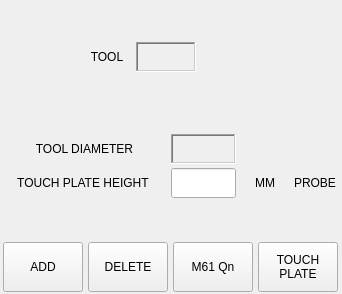
    <widget class="QWidget" name="tool_page">
     <layout class="QVBoxLayout" name="verticalLayout_50">
      <property name="spacing">
       <number>4</number>
      </property>
      <property name="leftMargin">
       <number>2</number>
      </property>
      <property name="topMargin">
       <number>2</number>
      </property>
      <property name="rightMargin">
       <number>2</number>
      </property>
      <property name="bottomMargin">
       <number>2</number>
      </property>
      <item>
       <spacer name="verticalSpacer_7">
        <property name="orientation">
         <enum>Qt::Vertical</enum>
        </property>
        <property name="sizeHint" stdset="0">
         <size>
          <width>20</width>
          <height>40</height>
         </size>
        </property>
       </spacer>
      </item>
      <item>
       <layout class="QHBoxLayout" name="horizontalLayout_30">
        <property name="spacing">
         <number>4</number>
        </property>
        <item>
         <widget class="QLabel" name="label_60">
          <property name="sizePolicy">
           <sizepolicy hsizetype="Preferred" vsizetype="Preferred">
            <horstretch>0</horstretch>
            <verstretch>0</verstretch>
           </sizepolicy>
          </property>
          <property name="minimumSize">
           <size>
            <width>0</width>
            <height>0</height>
           </size>
          </property>
          <property name="text">
           <string/>
          </property>
         </widget>
        </item>
        <item>
         <widget class="QLabel" name="label_58">
          <property name="sizePolicy">
           <sizepolicy hsizetype="Fixed" vsizetype="Fixed">
            <horstretch>0</horstretch>
            <verstretch>0</verstretch>
           </sizepolicy>
          </property>
          <property name="minimumSize">
           <size>
            <width>50</width>
            <height>30</height>
           </size>
          </property>
          <property name="maximumSize">
           <size>
            <width>50</width>
            <height>30</height>
           </size>
          </property>
          <property name="text">
           <string>TOOL</string>
          </property>
          <property name="alignment">
           <set>Qt::AlignCenter</set>
          </property>
         </widget>
        </item>
        <item>
         <widget class="StatusLabel" name="statuslabel_2">
          <property name="sizePolicy">
           <sizepolicy hsizetype="Fixed" vsizetype="Fixed">
            <horstretch>0</horstretch>
            <verstretch>0</verstretch>
           </sizepolicy>
          </property>
          <property name="minimumSize">
           <size>
            <width>60</width>
            <height>30</height>
           </size>
          </property>
          <property name="maximumSize">
           <size>
            <width>60</width>
            <height>30</height>
           </size>
          </property>
          <property name="frameShape">
           <enum>QFrame::WinPanel</enum>
          </property>
          <property name="frameShadow">
           <enum>QFrame::Sunken</enum>
          </property>
          <property name="alignment">
           <set>Qt::AlignCenter</set>
          </property>
          <property name="tool_number_status" stdset="0">
           <bool>true</bool>
          </property>
         </widget>
        </item>
        <item>
         <widget class="QLabel" name="label_59">
          <property name="sizePolicy">
           <sizepolicy hsizetype="Fixed" vsizetype="Preferred">
            <horstretch>0</horstretch>
            <verstretch>0</verstretch>
           </sizepolicy>
          </property>
          <property name="minimumSize">
           <size>
            <width>140</width>
            <height>0</height>
           </size>
          </property>
          <property name="text">
           <string/>
          </property>
         </widget>
        </item>
       </layout>
      </item>
      <item>
       <spacer name="verticalSpacer_32">
        <property name="orientation">
         <enum>Qt::Vertical</enum>
        </property>
        <property name="sizeType">
         <enum>QSizePolicy::Preferred</enum>
        </property>
        <property name="sizeHint" stdset="0">
         <size>
          <width>20</width>
          <height>20</height>
         </size>
        </property>
       </spacer>
      </item>
      <item>
       <layout class="QHBoxLayout" name="horizontalLayout_28">
        <property name="spacing">
         <number>4</number>
        </property>
        <property name="topMargin">
         <number>0</number>
        </property>
        <item>
         <widget class="QLabel" name="label_2">
          <property name="text">
           <string/>
          </property>
          <property name="pixmap">
           <pixmap resource="../../my-qtdragron/qtdragon/qtdragon.qrc">:/images/images/atc_spindle_tool.png</pixmap>
          </property>
          <property name="alignment">
           <set>Qt::AlignBottom|Qt::AlignHCenter</set>
          </property>
         </widget>
        </item>
       </layout>
      </item>
      <item>
       <spacer name="verticalSpacer_28">
        <property name="orientation">
         <enum>Qt::Vertical</enum>
        </property>
        <property name="sizeType">
         <enum>QSizePolicy::Preferred</enum>
        </property>
        <property name="sizeHint" stdset="0">
         <size>
          <width>20</width>
          <height>20</height>
         </size>
        </property>
       </spacer>
      </item>
      <item>
       <widget class="QWidget" name="widget_tool_diameter" native="true">
        <layout class="QHBoxLayout" name="horizontalLayout_16">
         <property name="spacing">
          <number>4</number>
         </property>
         <property name="leftMargin">
          <number>0</number>
         </property>
         <property name="topMargin">
          <number>0</number>
         </property>
         <property name="rightMargin">
          <number>0</number>
         </property>
         <property name="bottomMargin">
          <number>0</number>
         </property>
         <item>
          <widget class="QLabel" name="label_10">
           <property name="sizePolicy">
            <sizepolicy hsizetype="Preferred" vsizetype="Preferred">
             <horstretch>0</horstretch>
             <verstretch>0</verstretch>
            </sizepolicy>
           </property>
           <property name="minimumSize">
            <size>
             <width>165</width>
             <height>0</height>
            </size>
           </property>
           <property name="maximumSize">
            <size>
             <width>165</width>
             <height>16777215</height>
            </size>
           </property>
           <property name="text">
            <string>TOOL DIAMETER</string>
           </property>
           <property name="alignment">
            <set>Qt::AlignCenter</set>
           </property>
          </widget>
         </item>
         <item>
          <widget class="StatusLabel" name="status_tool_dia">
           <property name="sizePolicy">
            <sizepolicy hsizetype="Fixed" vsizetype="Fixed">
             <horstretch>0</horstretch>
             <verstretch>0</verstretch>
            </sizepolicy>
           </property>
           <property name="minimumSize">
            <size>
             <width>65</width>
             <height>30</height>
            </size>
           </property>
           <property name="maximumSize">
            <size>
             <width>60</width>
             <height>30</height>
            </size>
           </property>
           <property name="frameShape">
            <enum>QFrame::WinPanel</enum>
           </property>
           <property name="frameShadow">
            <enum>QFrame::Sunken</enum>
           </property>
           <property name="alignment">
            <set>Qt::AlignCenter</set>
           </property>
           <property name="textTemplate" stdset="0">
            <string>%5.3f</string>
           </property>
           <property name="alt_textTemplate" stdset="0">
            <string>%10.3f</string>
           </property>
           <property name="tool_diameter_status" stdset="0">
            <bool>true</bool>
           </property>
          </widget>
         </item>
         <item>
          <widget class="StateLabel" name="statelabel">
           <property name="minimumSize">
            <size>
             <width>50</width>
             <height>30</height>
            </size>
           </property>
           <property name="maximumSize">
            <size>
             <width>50</width>
             <height>30</height>
            </size>
           </property>
           <property name="frameShadow">
            <enum>QFrame::Sunken</enum>
           </property>
           <property name="alignment">
            <set>Qt::AlignCenter</set>
           </property>
           <property name="true_textTemplate" stdset="0">
            <string>MM</string>
           </property>
           <property name="false_textTemplate" stdset="0">
            <string>INCH</string>
           </property>
          </widget>
         </item>
         <item>
          <spacer name="horizontalSpacer_2">
           <property name="orientation">
            <enum>Qt::Horizontal</enum>
           </property>
           <property name="sizeHint" stdset="0">
            <size>
             <width>40</width>
             <height>20</height>
            </size>
           </property>
          </spacer>
         </item>
        </layout>
       </widget>
      </item>
      <item>
       <widget class="QWidget" name="widget_touch_height" native="true">
        <layout class="QHBoxLayout" name="horizontalLayout_46">
         <property name="spacing">
          <number>4</number>
         </property>
         <property name="leftMargin">
          <number>0</number>
         </property>
         <property name="topMargin">
          <number>0</number>
         </property>
         <property name="rightMargin">
          <number>0</number>
         </property>
         <property name="bottomMargin">
          <number>0</number>
         </property>
         <item>
          <widget class="QLabel" name="label_9">
           <property name="sizePolicy">
            <sizepolicy hsizetype="Preferred" vsizetype="Fixed">
             <horstretch>0</horstretch>
             <verstretch>0</verstretch>
            </sizepolicy>
           </property>
           <property name="minimumSize">
            <size>
             <width>165</width>
             <height>30</height>
            </size>
           </property>
           <property name="maximumSize">
            <size>
             <width>165</width>
             <height>30</height>
            </size>
           </property>
           <property name="toolTip">
            <string>Distance from machine bed to top of touch plate</string>
           </property>
           <property name="text">
            <string>TOUCH PLATE HEIGHT </string>
           </property>
           <property name="alignment">
            <set>Qt::AlignCenter</set>
           </property>
          </widget>
         </item>
         <item>
          <widget class="QLineEdit" name="lineEdit_touch_height">
           <property name="sizePolicy">
            <sizepolicy hsizetype="Fixed" vsizetype="Fixed">
             <horstretch>0</horstretch>
             <verstretch>0</verstretch>
            </sizepolicy>
           </property>
           <property name="minimumSize">
            <size>
             <width>65</width>
             <height>30</height>
            </size>
           </property>
           <property name="maximumSize">
            <size>
             <width>60</width>
             <height>30</height>
            </size>
           </property>
           <property name="maxLength">
            <number>8</number>
           </property>
           <property name="frame">
            <bool>true</bool>
           </property>
           <property name="alignment">
            <set>Qt::AlignCenter</set>
           </property>
           <property name="readOnly">
            <bool>false</bool>
           </property>
          </widget>
         </item>
         <item>
          <widget class="QLabel" name="lbl_touchheight_units">
           <property name="sizePolicy">
            <sizepolicy hsizetype="Fixed" vsizetype="Fixed">
             <horstretch>0</horstretch>
             <verstretch>0</verstretch>
            </sizepolicy>
           </property>
           <property name="minimumSize">
            <size>
             <width>50</width>
             <height>30</height>
            </size>
           </property>
           <property name="maximumSize">
            <size>
             <width>50</width>
             <height>30</height>
            </size>
           </property>
           <property name="text">
            <string>MM</string>
           </property>
           <property name="alignment">
            <set>Qt::AlignCenter</set>
           </property>
           <property name="wordWrap">
            <bool>false</bool>
           </property>
           <property name="indent">
            <number>0</number>
           </property>
          </widget>
         </item>
         <item>
          <widget class="QLabel" name="label_12">
           <property name="text">
            <string>PROBE</string>
           </property>
           <property name="alignment">
            <set>Qt::AlignCenter</set>
           </property>
          </widget>
         </item>
         <item>
          <widget class="LED" name="led_probe">
           <property name="pin_name" stdset="0">
            <string>led-probe</string>
           </property>
           <property name="color">
            <color>
             <red>0</red>
             <green>255</green>
             <blue>0</blue>
            </color>
           </property>
          </widget>
         </item>
        </layout>
       </widget>
      </item>
      <item>
       <spacer name="verticalSpacer_9">
        <property name="orientation">
         <enum>Qt::Vertical</enum>
        </property>
        <property name="sizeHint" stdset="0">
         <size>
          <width>20</width>
          <height>40</height>
         </size>
        </property>
       </spacer>
      </item>
      <item>
       <widget class="QWidget" name="widget_tool_table" native="true">
        <layout class="QHBoxLayout" name="horizontalLayout_50">
         <property name="spacing">
          <number>4</number>
         </property>
         <property name="leftMargin">
          <number>0</number>
         </property>
         <property name="topMargin">
          <number>0</number>
         </property>
         <property name="rightMargin">
          <number>0</number>
         </property>
         <property name="bottomMargin">
          <number>0</number>
         </property>
         <item>
          <widget class="IndicatedPushButton" name="btn_tool_add">
           <property name="sizePolicy">
            <sizepolicy hsizetype="Fixed" vsizetype="Fixed">
             <horstretch>0</horstretch>
             <verstretch>0</verstretch>
            </sizepolicy>
           </property>
           <property name="minimumSize">
            <size>
             <width>80</width>
             <height>50</height>
            </size>
           </property>
           <property name="maximumSize">
            <size>
             <width>80</width>
             <height>50</height>
            </size>
           </property>
           <property name="toolTip">
            <string>Add new tool to tooltable</string>
           </property>
           <property name="text">
            <string>ADD</string>
           </property>
           <property name="python_command_option" stdset="0">
            <bool>true</bool>
           </property>
           <property name="true_python_cmd_string" stdset="0">
            <string>INSTANCE.tooloffsetview.add_tool()</string>
           </property>
           <property name="false_python_cmd_string" stdset="0">
            <string/>
           </property>
          </widget>
         </item>
         <item>
          <widget class="IndicatedPushButton" name="btn_tool_delete">
           <property name="sizePolicy">
            <sizepolicy hsizetype="Fixed" vsizetype="Fixed">
             <horstretch>0</horstretch>
             <verstretch>0</verstretch>
            </sizepolicy>
           </property>
           <property name="minimumSize">
            <size>
             <width>80</width>
             <height>50</height>
            </size>
           </property>
           <property name="maximumSize">
            <size>
             <width>80</width>
             <height>50</height>
            </size>
           </property>
           <property name="toolTip">
            <string>Delete selected tools</string>
           </property>
           <property name="text">
            <string>DELETE</string>
           </property>
           <property name="python_command_option" stdset="0">
            <bool>true</bool>
           </property>
           <property name="true_python_cmd_string" stdset="0">
            <string>INSTANCE.tooloffsetview.delete_tools()</string>
           </property>
           <property name="false_python_cmd_string" stdset="0">
            <string/>
           </property>
          </widget>
         </item>
         <item>
          <widget class="QPushButton" name="btn_m61">
           <property name="sizePolicy">
            <sizepolicy hsizetype="Fixed" vsizetype="Fixed">
             <horstretch>0</horstretch>
             <verstretch>0</verstretch>
            </sizepolicy>
           </property>
           <property name="minimumSize">
            <size>
             <width>80</width>
             <height>50</height>
            </size>
           </property>
           <property name="maximumSize">
            <size>
             <width>80</width>
             <height>50</height>
            </size>
           </property>
           <property name="toolTip">
            <string>Load selected tool</string>
           </property>
           <property name="text">
            <string>M61 Qn</string>
           </property>
          </widget>
         </item>
         <item>
          <widget class="QPushButton" name="btn_touchplate">
           <property name="sizePolicy">
            <sizepolicy hsizetype="Fixed" vsizetype="Fixed">
             <horstretch>0</horstretch>
             <verstretch>0</verstretch>
            </sizepolicy>
           </property>
           <property name="minimumSize">
            <size>
             <width>80</width>
             <height>50</height>
            </size>
           </property>
           <property name="maximumSize">
            <size>
             <width>80</width>
             <height>50</height>
            </size>
           </property>
           <property name="statusTip">
            <string>TOUCHOFF TO TOOL TOUCHPLATE</string>
           </property>
           <property name="text">
            <string>TOUCH
PLATE</string>
           </property>
           <property name="sensor" stdset="0">
            <string>_touchplate_</string>
           </property>
          </widget>
         </item>
        </layout>
       </widget>
      </item>
     </layout>
    </widget>
